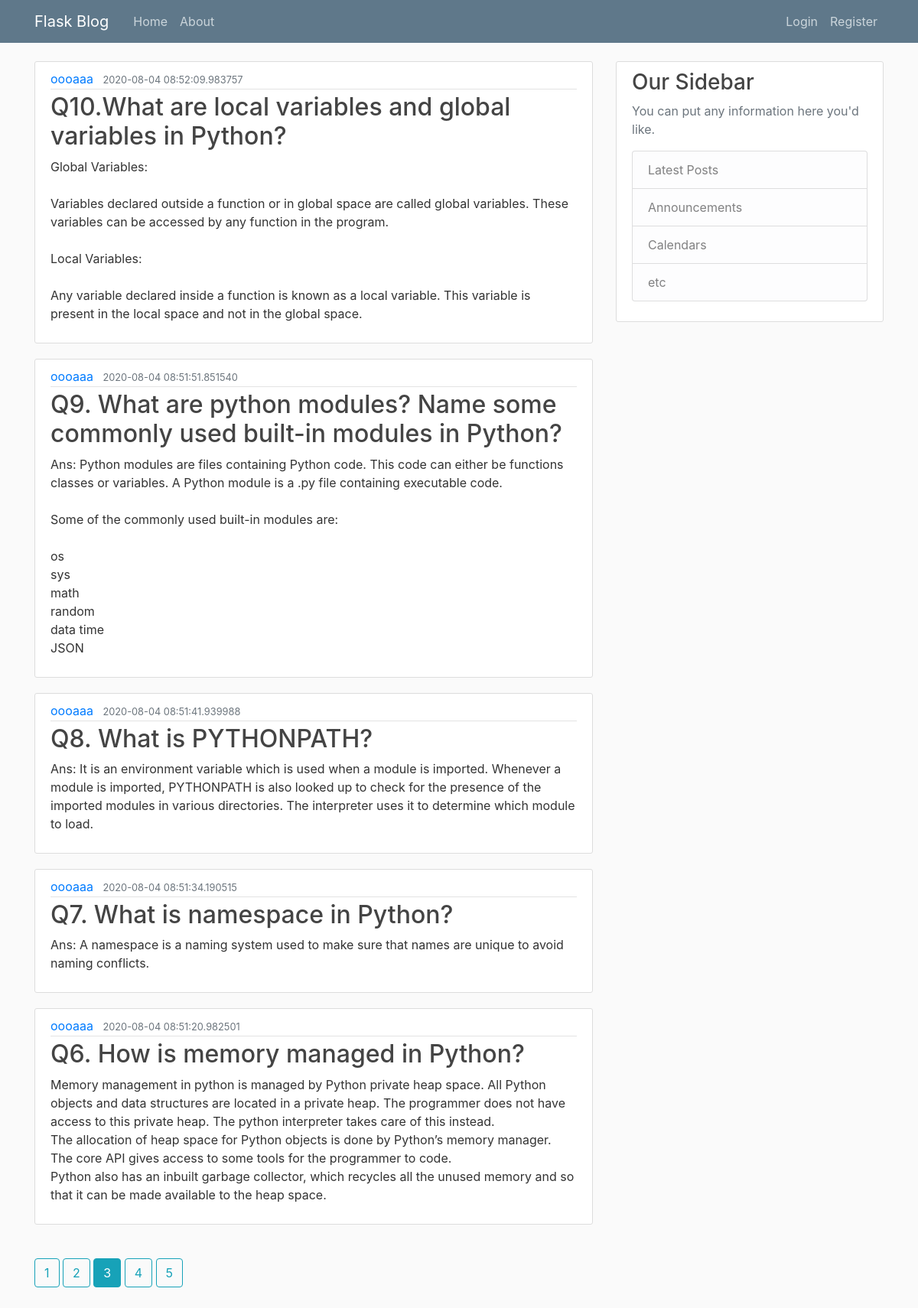
Screenshot of /home?page=3 with the database file from the repository.
### blogflask/models.py (models this page shows, shortened)
class User(db.Model, UserMixin):
    id = db.Column(db.Integer, primary_key=True)
    username = db.Column(db.String(20), unique=True, nullable=False)
    email = db.Column(db.String(120), unique=True, nullable=False)
    image_file = db.Column(db.String(20), nullable=False, default='default.jpg')
    passwords = db.Column(db.String(20), nullable=False)
    posts = db.relationship('Post', backref='author', lazy=True)

class Post(db.Model):
    id = db.Column(db.Integer, primary_key=True)
    title = db.Column(db.String(100), nullable=False)
    date_posted = db.Column(db.DateTime, nullable=False, default=datetime.utcnow)
    content = db.Column(db.Text, nullable=False)
    user_id = db.Column(db.Integer, db.ForeignKey('user.id'), nullable=False)

### blogflask/main/routes.py (the view)
@main.route('/')
@main.route('/home')
def home():
    page = request.args.get('page', 1, type=int)
    posts = Post.query.order_by(Post.date_posted.desc()).paginate(page=page, per_page=5)
    return render_template("home.html", posts=posts, title='Home', user=User())

### blogflask/templates/home.html
{% extends "layout.html" %}
{% block content %}
    {% for post in posts.items %}
        <article class="media content-section">
            <div class="media-body">
                <div class="article-metadata">
                    <a class="mr-2" href="{{ url_for('users.user_posts', user_id=user.query.get(post.user_id).id)}}">{{ user.query.get(post.user_id).username}}</a>
                    <small class="text-muted">{{ post.date_posted }}</small>
                </div>
                <h2><a class="article-title" href="#">{{ post.title }}</a></h2>
                <p class="article-content">{{ post.content }}</p>
            </div>
        </article>
    {% endfor %}
    <br>
    {% for page_num in posts.iter_pages(left_edge=1,right_edge=1,left_current=2,right_current=2) %}
        {% if page_num %}
            {% if posts.page==page_num %}
            <a class="btn btn-info btn-xs" href="{{ url_for('main.home' , page = page_num) }}">{{ page_num }}</a>
            {% else %}
                <a class="btn btn-outline-info btn-xs" href="{{ url_for('main.home' , page = page_num) }}">{{ page_num }}</a>
            {% endif %}
            {% else %}
            <b>...</b>
        {% endif %}
    {% endfor %}
{% endblock content %}

### blogflask/static/main.css (style rules this page uses)
body { background: #fafafa; color: #333333; margin-top: 5rem; }
h1, h2, h3, h4, h5, h6 { color: #444444; }
.content-section { background: #ffffff; padding: 10px 20px; border: 1px solid #dddddd; border-radius: 3px; margin-bottom: 20px; }
.article-title { color: #444444; }
.article-content { white-space: pre-line; }
.article-metadata { padding-bottom: 1px; margin-bottom: 4px; border-bottom: 1px solid #e3e3e3 }

### rows the page displays
Post: date_posted "2020-08-04 08:52:09.983757", title "Q10.What are local variables and global variables in Python?", content "Global Variables: Variables declared outside a function or in global space are called global variables. These variables can be accessed by any function in the program. Local Variables: Any variable declared inside a function is known as a local variable. This variable is present in the local space and not in the global space."
User: query.get "oooaaa"
Post: date_posted "2020-08-04 08:51:51.851540", title "Q9. What are python modules? Name some commonly used built-in modules in Python?", content "Ans: Python modules are files containing Python code. This code can either be functions classes or variables. A Python module is a .py file containing executable code. Some of the commonly used built-in modules are: os sys math random data time JSON"
Post: date_posted "2020-08-04 08:51:41.939988", title "Q8. What is PYTHONPATH?", content "Ans: It is an environment variable which is used when a module is imported. Whenever a module is imported, PYTHONPATH is also looked up to check for the presence of the imported modules in various directories. The interpreter uses it to determine which module to load."
Post: date_posted "2020-08-04 08:51:34.190515", title "Q7. What is namespace in Python?", content "Ans: A namespace is a naming system used to make sure that names are unique to avoid naming conflicts."
Post: date_posted "2020-08-04 08:51:20.982501", title "Q6. How is memory managed in Python?", content "Memory management in python is managed by Python private heap space. All Python objects and data structures are located in a private heap. The programmer does not have access to this private heap. The python interpreter takes care of this instead. The allocation of heap space for Python objects is done by Python’s memory manager. The core API gives access to some tools for the programmer to code. Python also has an inbuilt garbage collector, which recycles all the unused memory and so that it can be made available to the heap space."

### other values shown
{{ page_num }} "1" "2" "4" "5"
{{ page_num }} "3"
